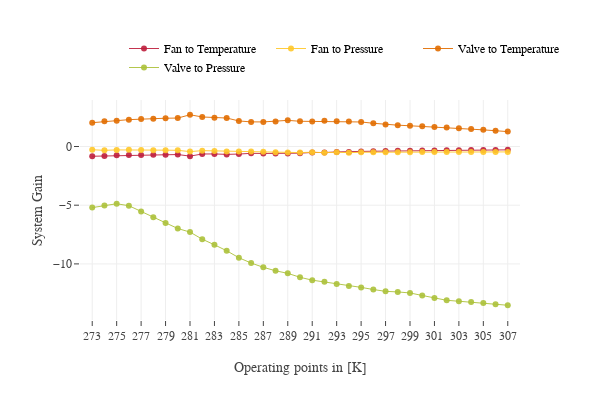

Notebook cell for this chart:
### Code cell
# Make a Scatter Plot of the Gains

trace1 = Scatter(x = T, y = K1,
                 name ='Fan to Temperature',
                 mode = 'lines+markers', 
                 line = dict(
                     color = TUBScolorscale[0],
                     width = 1
                     #dash = 'dash'
                 ))
trace2 = Scatter(x = T, y = K2, 
                 name ='Fan to Pressure',
                 mode = 'lines+markers',
                 line = dict(
                     color = TUBScolorscale[1],
                     width = 1
                     #dash = 'dash'
                 ))
trace3 = Scatter(x = T, y = K3, 
                 name ='Valve to Temperature', 
                 mode = 'lines+markers', 
                 line = dict(
                     color = TUBScolorscale[2],
                     width = 1
                     #dash = 'dash'
                 ))
trace4 = Scatter(x = T, y = K4, name ='Valve to Pressure', mode = 'lines+markers', line = dict(
                     color = TUBScolorscale[3],
                     width = 1
                     #dash = 'dash'
                 ))

fig = dict(data=[trace1, trace2, trace3, trace4], layout=layout1)
iplot(fig)

### Figure 1 — Plotly figure (JSON) as saved in the notebook; plotly's stock layout.template omitted (floating-point values rounded to 4 significant figures)
{"data": [{"line": {"color": "rgba(190,30,60,0.9)", "width": 1}, "mode": "lines+markers", "name": "Fan to Temperature", "type": "scatter", "x": [273, 274, 275, 276, 277, 278, 279, 280, 281, 282, 283, 284, 285, 286, 287, 288, 289, 290, 291, 292, 293, 294, 295, 296, 297, 298, 299, 300, 301, 302, 303, 304, 305, 306, 307], "y": [-0.8298, -0.8065, -0.7444, -0.7164, -0.7268, -0.71, -0.7049, -0.6828, -0.8208, -0.6372, -0.6345, -0.6703, -0.6425, -0.5811, -0.5924, -0.5959, -0.5972, -0.5702, -0.5059, -0.5159, -0.4595, -0.4692, -0.4179, -0.4015, -0.3859, -0.3712, -0.3584, -0.3471, -0.3357, -0.3252, -0.3154, -0.3064, -0.2982, -0.2907, -0.2846]}, {"line": {"color": "rgba(255,200,42,0.9)", "width": 1}, "mode": "lines+markers", "name": "Fan to Pressure", "type": "scatter", "x": [273, 274, 275, 276, 277, 278, 279, 280, 281, 282, 283, 284, 285, 286, 287, 288, 289, 290, 291, 292, 293, 294, 295, 296, 297, 298, 299, 300, 301, 302, 303, 304, 305, 306, 307], "y": [-0.2762, -0.3236, -0.2898, -0.2842, -0.3069, -0.3193, -0.3106, -0.3245, -0.4358, -0.3512, -0.3751, -0.4238, -0.4341, -0.4192, -0.4542, -0.4846, -0.5141, -0.5194, -0.4872, -0.523, -0.4906, -0.5252, -0.4907, -0.4928, -0.4941, -0.4948, -0.4857, -0.4727, -0.4724, -0.4707, -0.4695, -0.4671, -0.4647, -0.4621, -0.4602]}, {"line": {"color": "rgba(225,109,0,0.9)", "width": 1}, "mode": "lines+markers", "name": "Valve to Temperature", "type": "scatter", "x": [273, 274, 275, 276, 277, 278, 279, 280, 281, 282, 283, 284, 285, 286, 287, 288, 289, 290, 291, 292, 293, 294, 295, 296, 297, 298, 299, 300, 301, 302, 303, 304, 305, 306, 307], "y": [2.028, 2.142, 2.201, 2.288, 2.338, 2.365, 2.41, 2.423, 2.705, 2.515, 2.452, 2.426, 2.176, 2.097, 2.095, 2.138, 2.227, 2.15, 2.138, 2.188, 2.162, 2.127, 2.09, 1.979, 1.867, 1.817, 1.766, 1.717, 1.672, 1.617, 1.553, 1.487, 1.417, 1.344, 1.269]}, {"line": {"color": "rgba(172,193,58,0.9)", "width": 1}, "mode": "lines+markers", "name": "Valve to Pressure", "type": "scatter", "x": [273, 274, 275, 276, 277, 278, 279, 280, 281, 282, 283, 284, 285, 286, 287, 288, 289, 290, 291, 292, 293, 294, 295, 296, 297, 298, 299, 300, 301, 302, 303, 304, 305, 306, 307], "y": [-5.205, -5.034, -4.877, -5.043, -5.527, -6.026, -6.506, -6.987, -7.291, -7.895, -8.374, -8.879, -9.475, -9.926, -10.29, -10.59, -10.81, -11.14, -11.39, -11.53, -11.72, -11.88, -12.0, -12.18, -12.34, -12.39, -12.48, -12.69, -12.9, -13.1, -13.18, -13.25, -13.34, -13.44, -13.52]}], "layout": {"autosize": false, "font": {"family": "Nexus"}, "height": 400, "legend": {"font": {"color": "#000", "family": "Nexus", "size": 12}, "orientation": "h", "traceorder": "normal", "x": 0.1, "y": 1.3}, "width": 600, "xaxis": {"autotick": false, "dtick": 2, "range": [272, 308], "showgrid": true, "tick0": 273, "ticks": "outside", "title": "Operating points in [K]", "zeroline": false}, "yaxis": {"autotick": true, "showgrid": true, "ticks": "outside", "title": "System Gain", "zeroline": false}}}
